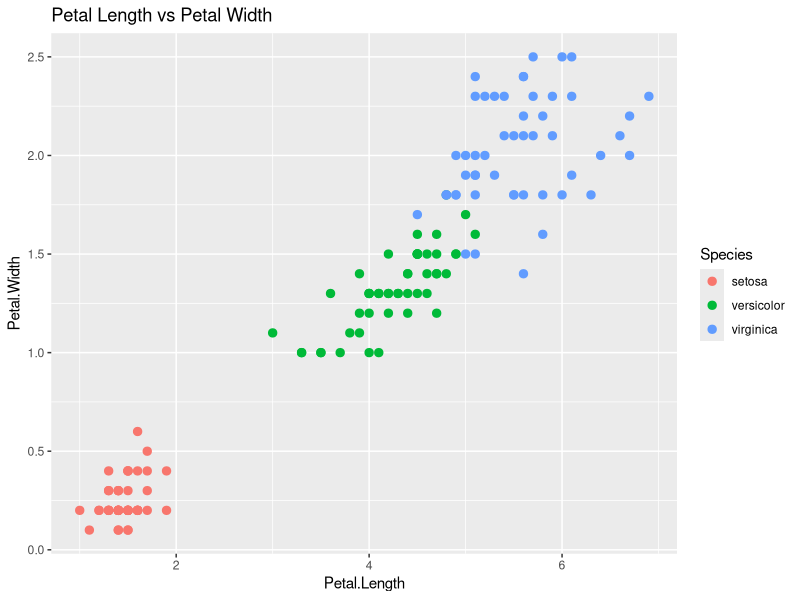

Recreate this plot in R.
# Iris Statistical Analysis and Predictive Modeling
library(caret)
library(nnet)
library(ggplot2)

data(iris)
str(iris)
summary(iris)
colSums(is.na(iris))

# Hypothesis testing
cor.test(iris$Sepal.Length, iris$Petal.Length, method="pearson")
shapiro.test(iris$Sepal.Length)
shapiro.test(iris$Sepal.Width)
shapiro.test(iris$Petal.Length)
shapiro.test(iris$Petal.Width)

anova_model <- aov(Petal.Length ~ Species, data=iris)
summary(anova_model)

# Visualization
ggplot(iris, aes(Petal.Length, Petal.Width, color=Species)) +
  geom_point(size=2.5) +
  labs(title="Petal Length vs Petal Width")

# 80/20 stratified split
set.seed(42)
idx <- createDataPartition(iris$Species, p=0.80, list=FALSE)
train <- iris[idx, ]
test <- iris[-idx, ]

# Multinomial logistic regression
model <- multinom(Species ~ Sepal.Length + Sepal.Width +
                  Petal.Length + Petal.Width,
                  data=train, trace=FALSE)

# 5-fold cross-validation
ctrl <- trainControl(method="cv", number=5, savePredictions="final")
set.seed(42)
cv_model <- train(Species ~ Sepal.Length + Sepal.Width +
                  Petal.Length + Petal.Width,
                  data=train, method="multinom",
                  trControl=ctrl, trace=FALSE)
cv_model

# Test evaluation
pred <- predict(model, newdata=test)
cm <- confusionMatrix(pred, test$Species)
cm
mean(pred == test$Species)

# Diagnostics
prob <- predict(model, newdata=test, type="probs")
head(prob)
which(pred != test$Species)
